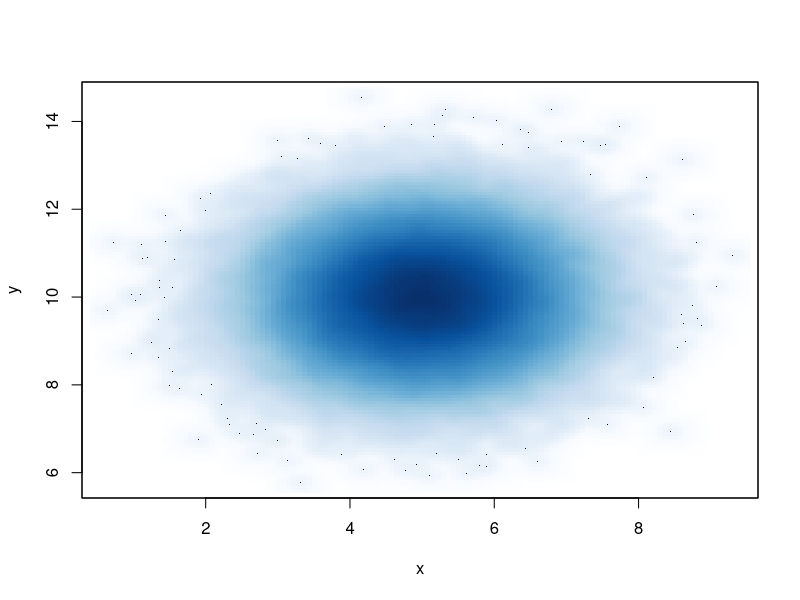
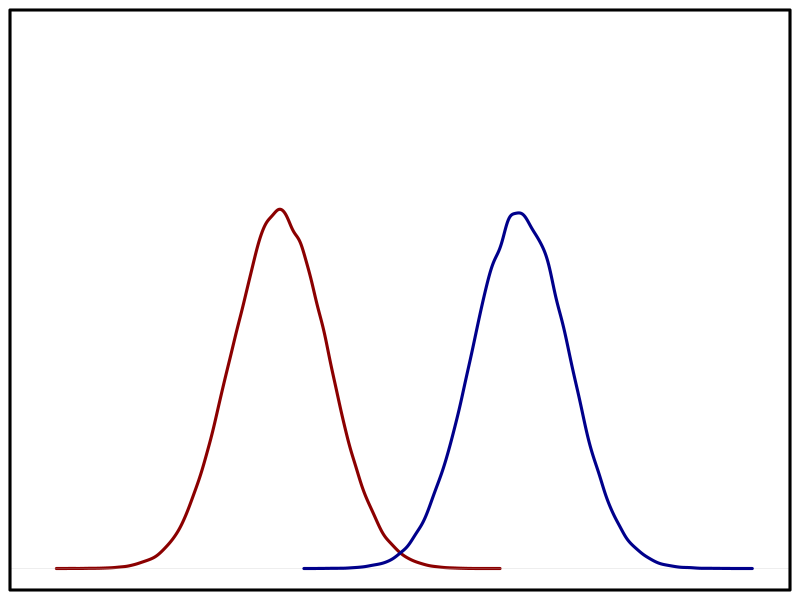
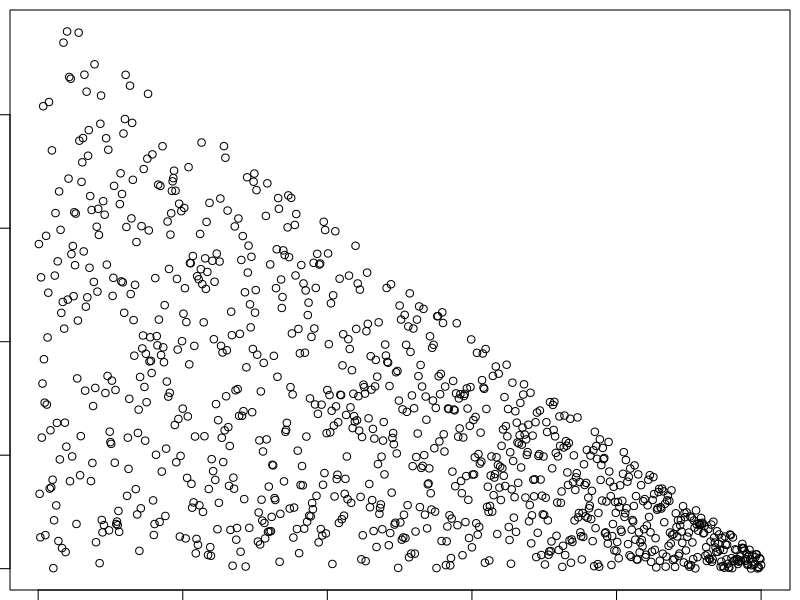
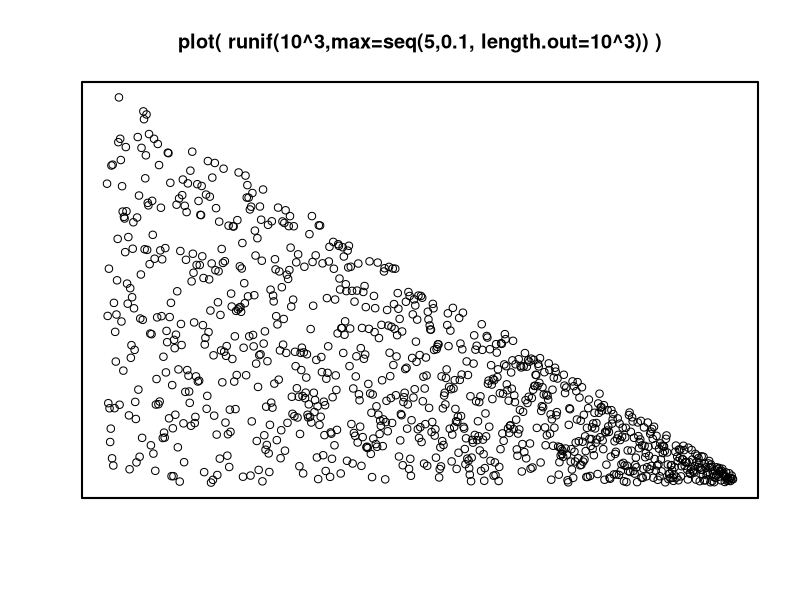

Reproduce these figures in R, in order. (Note: this script raises an error after producing the figures.)

setwd('~/Dropbox/Documents/linear reg')

x <- rnorm(100000,5)
y <- rnorm(100000,10)

smoothScatter(x,y)


par(mar=c(0,0,0,0)+0.5)
plot(density(x), lwd=3, col='DarkRed', xaxt='n', yaxt='n',main='',xlab='',ylab='', xlim=c(0,15), ylim=c(0,0.6))
lines(density(y), col='DarkBlue', lwd=3)
box(lwd=3)




###############################################################################

plot( runif(10^3,max=seq(5,0.1, length.out=10^3)) )


png('quantileReg.png')
plot( runif(10^3,max=seq(5,0.1, length.out=10^3)), main='plot( runif(10^3,max=seq(5,0.1, length.out=10^3)) )', xlab='', ylab='', xaxt='n',yaxt='n' )
box(lwd=2)
dev.off()

##################################################################################


awdadwawd
